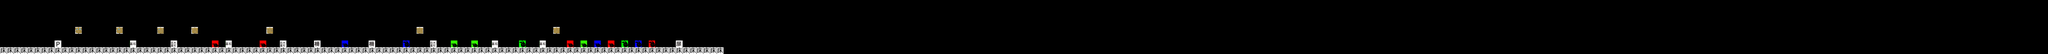

Below is a game level as drawn by its tile map, then a one-line description and the .tmx that defines it (tile-layer data replaced by summaries):
An orthogonal 300x8 tile map with 100x100 px tiles, 1 tile layer (タイル・レイヤー1).

<map version="1.0" orientation="orthogonal" renderorder="right-down" width="300" height="8" tilewidth="100" tileheight="100">
 <tileset firstgid="1" name="MapEditor" tilewidth="100" tileheight="100">
  <image source="MapEditor.png" width="5500" height="100" />
 </tileset>
 <layer name="タイル・レイヤー1" width="300" height="8">
  <data>[2400 cells, 138 non-empty, 19 distinct tile ids]</data>
 </layer>
</map>